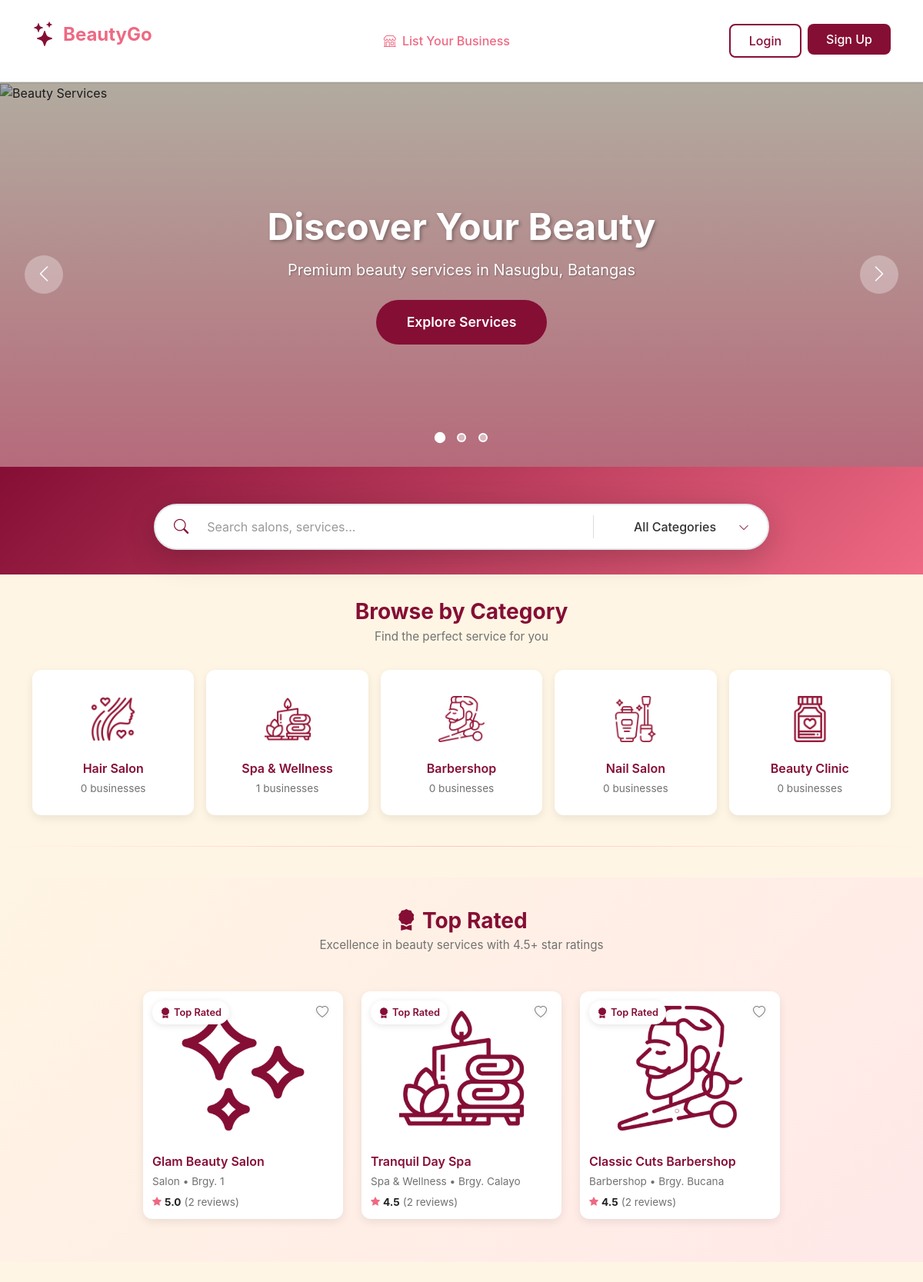
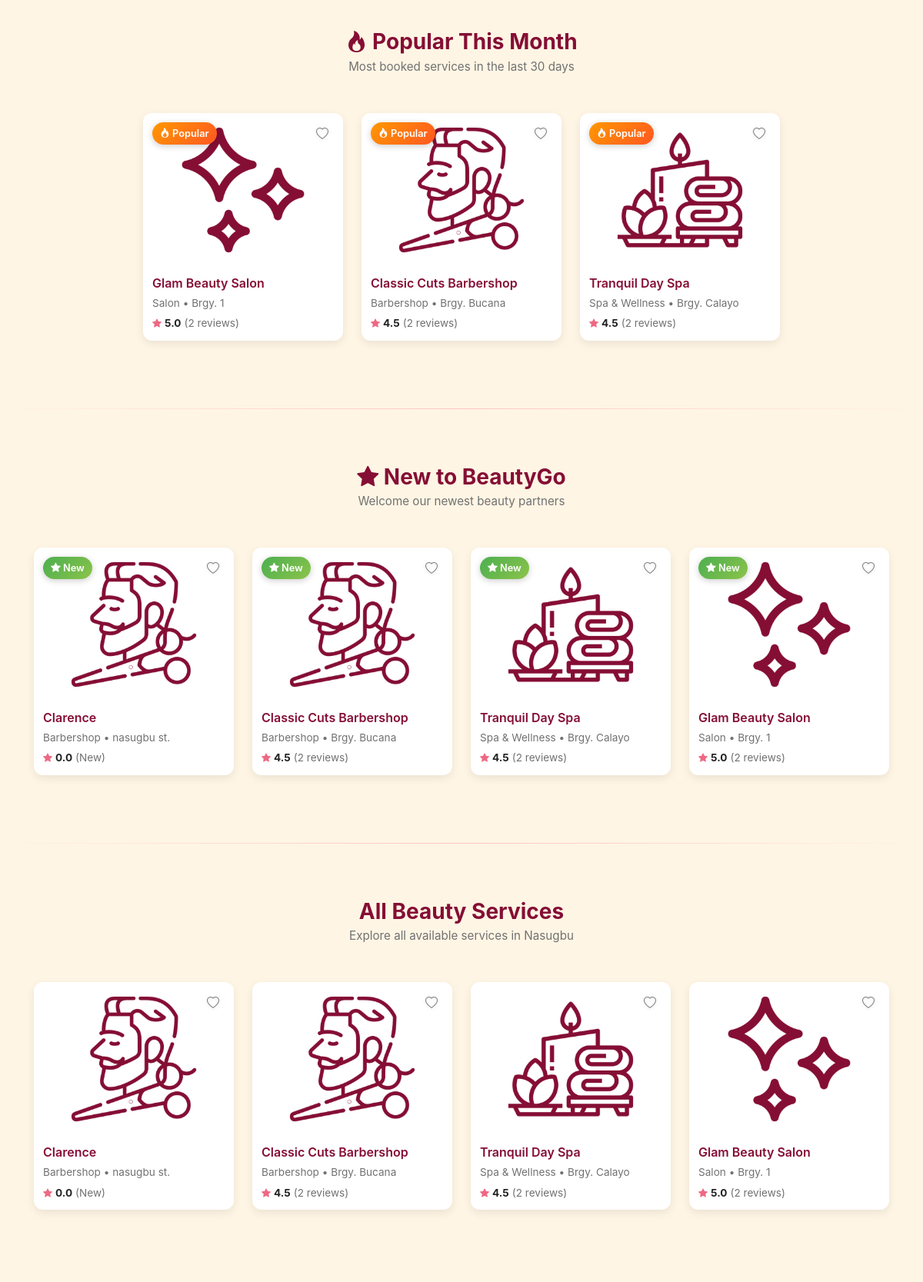
The page / (upper part) on the database its author committed (2 pictures, top to bottom).
### tables this page shows
CREATE TABLE `businesses` (
  `business_id` int(11) NOT NULL,
  `business_name` varchar(255) DEFAULT NULL,
  `business_type` varchar(255) DEFAULT NULL,
  `business_desc` text DEFAULT NULL,
  `business_num` varchar(255) DEFAULT NULL,
  `business_email` varchar(255) DEFAULT NULL,
  `business_password` varchar(255) DEFAULT NULL,
  `business_address` varchar(255) DEFAULT NULL,
  `opening_hour` time NOT NULL,
  `closing_hour` time NOT NULL,
  `city` varchar(50) NOT NULL,
  `location` point DEFAULT NULL
);

### index.php (the view, shortened to what the rows shown need)
<?php
require_once 'backend/function_utilities.php';
require_once 'backend/function_businesses.php';
require_once 'backend/function_reviews.php';
require_once 'backend/function_albums.php';
$topRatedBusinesses = getTopRatedBusinesses(4);
$newBusinesses = getNewBusinesses(4);
$popularBusinesses = getPopularBusinesses(4);
$allBusinesses = getAllBusinesses();
$allBiz = getAllBusinesses();
include 'includes/header.php';
?>
<link rel="stylesheet" href="css/styles.css">
<link rel="stylesheet" href="css/index.css">
<main>
    <div class="hero-carousel-wrapper">
        <div class="carousel-slide active">
            <div class="carousel-overlay">
                <div class="carousel-content">
                    <h1>Discover Your Beauty</h1>
                </div>
            </div>
        </div>
    </div>
    <div class="container my-4">
        <div class="section-header">
            <h2 class="section-title">Browse by Category</h2>
        </div>
    </div>
    <?php if (!empty($topRatedBusinesses)): ?>
    <section class="featured-section" id="featured-section">
        <div class="container">
            <div class="section-header">
                <h2 class="section-title"><i class="bi bi-award-fill"></i> Top Rated</h2>
            </div>
            <div class="business-row collapsed" id="topRatedRow">
                <?php foreach ($topRatedBusinesses as $business): ?>
                    <?php echo renderBusinessCard($business, 'top-rated'); ?>
                <?php endforeach; ?>
            </div>
        </div>
    </section>
    <?php endif; ?>
    <?php if (!empty($popularBusinesses)): ?>
    <div class="container businesses-section">
        <div class="section-header">
            <h2 class="section-title"><i class="bi bi-fire"></i> Popular This Month</h2>
        </div>
        <div class="business-row collapsed" id="popularRow">
            <?php foreach ($popularBusinesses as $business): ?>
                <?php echo renderBusinessCard($business, 'popular'); ?>
            <?php endforeach; ?>
        </div>
    </div>
    <?php endif; ?>
    <?php if (!empty($newBusinesses)): ?>
    <div class="container businesses-section">
        <div class="section-header">
            <h2 class="section-title"><i class="bi bi-star-fill"></i> New to BeautyGo</h2>
        </div>
        <div class="business-row collapsed" id="newRow">
            <?php foreach ($newBusinesses as $business): ?>
                <?php echo renderBusinessCard($business, 'new'); ?>
            <?php endforeach; ?>
        </div>
    </div>
    <?php endif; ?>
    <div class="container businesses-section" id="all-businesses-section">
        <div class="section-header">
            <h2 class="section-title">All Beauty Services</h2>
        </div>
        <?php if (empty($allBusinesses) && empty($topRatedBusinesses) && empty($newBusinesses) && empty($popularBusinesses)): ?>
            <div class="empty-state">
                <i class="bi bi-shop"></i>
                <h4>No Businesses Found</h4>
                <p>Be the first to register your beauty business!</p>
                <a href="register-business.php" class="btn btn-primary">Register Business</a>
            </div>
        <?php else: ?>
            <div class="business-grid-paginated" id="allBusinessesGrid">
                <?php foreach ($allBusinesses as $business): ?>
                    <?php echo renderBusinessCard($business, 'regular'); ?>
                <?php endforeach; ?>
            </div>
        <?php endif; ?>
    </div>
</main>
<?php
function renderBusinessCard($business, $type = 'regular') {
    $album = getBusinessAlbum($business['business_id']);
    $businessImage = null;
    if (!$businessImage) {
        $defaultImages = [
            'hair salon' => 'resources/salon.png',
            'spa & wellness' => 'resources/spa.png',
            'barbershop' => 'resources/barbers.png',
            'beauty clinic' => 'resources/clinic.png',
            'nail salon' => 'resources/nails.png'
        ];
        $businessType = strtolower($business['business_type'] ?? 'salon');
        $businessImage = $defaultImages[$businessType] ?? 'resources/default.png';
    }
    $avgRating = calculateAverageRating($business['business_id']);
    $reviews = getBusinessReviews($business['business_id']);
    $reviewCount = count($reviews);
    $location = $business['city'] ?? 'Nasugbu';
    if (!empty($business['business_address'])) {
        $addressParts = explode(',', $business['business_address']);
        $location = trim($addressParts[0]);
    }
    $isFavorited = false;
    $badge = '';
    if ($type === 'top-rated' && $avgRating >= 4.5) {
        $badge = '<span class="airbnb-badge"><i class="bi bi-award-fill"></i> Top Rated</span>';
    } elseif ($type === 'popular') {
        $badge = '<span class="popular-badge"><i class="bi bi-fire"></i> Popular</span>';
    } elseif ($type === 'new') {
        $badge = '<span class="new-badge"><i class="bi bi-star-fill"></i> New</span>';
    }
    ?>
    <div class="business-card"
        data-type="<?php echo strtolower($business['business_type'] ?? 'salon'); ?>"
        data-name="<?php echo htmlspecialchars($business['business_name']); ?>"
        data-business-id="<?php echo $business['business_id']; ?>">
        <div class="business-card-img" onclick="window.location.href='business-detail.php?id=<?php echo $business['business_id']; ?>'">
            <img src="<?php echo $businessImage; ?>"
                alt="<?php echo htmlspecialchars($business['business_name']); ?>">
            <?php echo $badge; ?>
            <button class="airbnb-favorite-btn favorite-btn-<?php echo $business['business_id']; ?> <?php echo $isFavorited ? 'favorited' : ''; ?>"
                    data-business-id="<?php echo $business['business_id']; ?>"
                    <?php if (!isCustomerLoggedIn()): ?>
                    onclick="event.stopPropagation(); alert('Please login to add favorites'); window.location.href='login.php';"
                    <?php endif; ?>>
                <i class="bi bi-heart<?php echo $isFavorited ? '-fill' : ''; ?>"></i>
            </button>
        </div>
        <div class="business-card-content" onclick="window.location.href='business-detail.php?id=<?php echo $business['business_id']; ?>'">
            <h5 class="business-name"><?php echo htmlspecialchars($business['business_name']); ?></h5>
            <p class="business-type-location">
                <?php echo ucfirst($business['business_type'] ?? 'Salon'); ?> • <?php echo htmlspecialchars($location); ?>
            </p>
            <div class="airbnb-rating">
                <i class="bi bi-star-fill"></i>
                <strong><?php echo number_format($avgRating, 1); ?></strong>
                <?php if ($reviewCount > 0): ?>
                    <span class="rating-count">(<?php echo $reviewCount; ?> <?php echo $reviewCount === 1 ? 'review' : 'reviews'; ?>)</span>
                <?php else: ?>
                    <span class="rating-count">(New)</span>
                <?php endif; ?>
            </div>
        </div>
    </div>
    <?php
    return ob_get_clean();
}
?>
<?php include 'includes/footer.php'; ?>

### rows shown on the page
businesses: shows a picture, shows "Top Rated", business_name "Glam Beauty Salon", business_type "Salon", business_address "Brgy. 1", avgRating "5.0", reviewCount "2"
businesses: shows a picture, shows "Top Rated", business_name "Tranquil Day Spa", business_type "Spa & Wellness", business_address "Brgy. Calayo", avgRating "4.5", reviewCount "2"
businesses: shows "Top Rated", business_name "Classic Cuts Barbershop", business_type "Barbershop", business_address "Brgy. Bucana", avgRating "4.5", reviewCount "2"
businesses: business_name "Clarence", business_type "Barbershop", business_address "nasugbu st.", avgRating "0.0", shows "(New)"

### other values the page prints
$categoryCounts['Hair Salon'] "0"
$categoryCounts['Spa & Wellness'] "1"
$categoryCounts['Barbershop'] "0"
$categoryCounts['Nail Salon'] "0"
$categoryCounts['Beauty Clinic'] "0"
